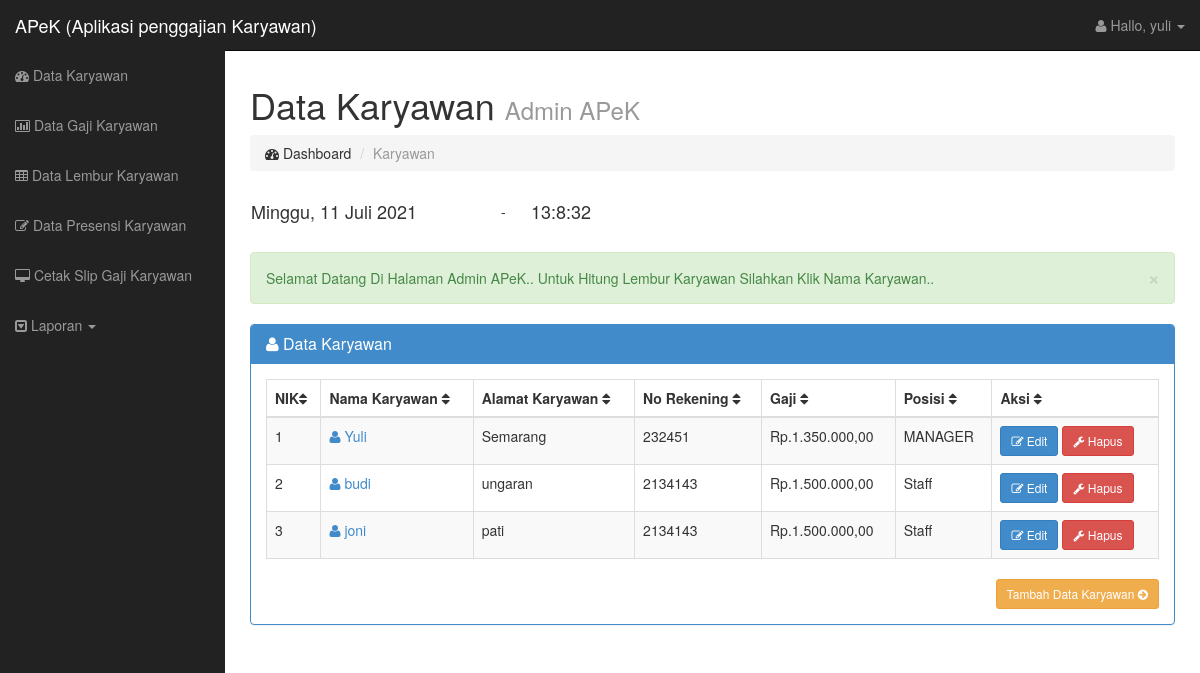
The page /users/layout.php (signed in) on the database its author committed.
### tables this page shows
CREATE TABLE IF NOT EXISTS `tbl_karyawan` (
  `kode_kar` int NOT NULL AUTO_INCREMENT,
  `nama_kar` char(30) DEFAULT NULL,
  `alamat` char(100) DEFAULT NULL,
  `no_rek` char(30) DEFAULT NULL,
  `posisi_kar` char(50) DEFAULT NULL,
  `gajiBersih` double DEFAULT NULL,
  PRIMARY KEY (`kode_kar`)
);

### users/karyawanList.php (the view)
<div class="col-lg-12">
    <h1> Data Karyawan <small>Admin APeK</small></h1>
    <ol class="breadcrumb">
        <li><i class="fa fa-dashboard"></i> Dashboard </li>
        <li class="active">Karyawan </li>
    </ol>
    <table width="900">
        <tr>
            <td width="250"><div class="Tanggal"><h4><script language="JavaScript">document.write(tanggallengkap);</script></div></h4></td>
            <td align="left" width="30"> - </td>
            <td align="left" width="620"> <h4><div id="output" class="jam" ></div></h4></td>
        </tr>
    </table>
    <br />
    <div class="alert alert-success alert-dismissable">
        <button type="button" class="close" data-dismiss="alert" aria-hidden="true">&times;</button>
        Selamat Datang Di Halaman Admin APeK.. Untuk Hitung Lembur Karyawan Silahkan Klik Nama Karyawan..
    </div>
</div>
<div class="col-lg-12">
    <div class="panel panel-primary">
        <div class="panel-heading">
            <h3 class="panel-title"><i class="fa fa-user"></i> Data Karyawan </h3>
        </div>
        <div class="panel-body">
            <div class="table-responsive">
            <?php
                $tampil= mysqli_query($con,'SELECT k.* FROM tbl_karyawan k');
                $i = 1;
            ?>
                <table class="table table-bordered table-hover table-striped tablesorter">
                    <thead>
                    <tr>
                        <th>NIK<i class="fa fa-sort"></i></th>
                        <th>Nama Karyawan <i class="fa fa-sort"></i></th>
                        <th>Alamat Karyawan <i class="fa fa-sort"></i></th>
                        <th>No Rekening <i class="fa fa-sort"></i></th>
                        <th>Gaji <i class="fa fa-sort"></i></th>
                        <th>Posisi <i class="fa fa-sort"></i></th>
                        <th>Aksi <i class="fa fa-sort"></i></th>
                    </tr>
                    </thead>
                    <tbody>
                    <?php while($data=mysqli_fetch_array($tampil)) { ?>
                    <tr>
                        <td><?php echo $i ?></td>
                        <td><a href="gaji.php?hal=edit&kd=<?php echo $data['kode_kar'];?>"><i class="fa fa-user"></i> <?php echo $data['nama_kar']; ?></a></td>
                        <td><?php echo $data['alamat']; ?></td>
                        <td><?php echo $data['no_rek']; ?></td>
                        <td>Rp.<?php echo number_format($data['gajiBersih'],2,",",".");?></td>
                        <td><?php echo $data['posisi_kar'];?></td>
                        <td>
                            <a class="btn btn-sm btn-primary" href="layout.php?page=kEdit&kd=<?php echo $data['kode_kar'];?>"><i class="fa fa-edit"></i> Edit</a>
                            <a class="btn btn-sm btn-danger" href="layout.php?page=kDel&kd=<?php echo $data['kode_kar'];?>"><i class="fa fa-wrench"></i> Hapus</a>
                        </td>
                    </tr>
                    <?php $i++;} ?>
                    </tbody>
                </table>
            </div>
            <div class="text-right">
                <a href="layout.php?page=kCreate" class="btn btn-sm btn-warning">Tambah Data Karyawan <i class="fa fa-arrow-circle-right"></i></a>
            </div>
        </div>
    </div>
</div>

### assets/css/sb-admin.css (style rules this page uses)
body { margin-top: 50px; }
table.tablesorter thead { cursor: pointer; }

### rows shown on the page
tbl_karyawan: nama_kar "Yuli", alamat "Semarang", no_rek "232451", gajiBersih "1.350.000,00", posisi_kar "MANAGER"
tbl_karyawan: nama_kar "budi", alamat "ungaran", no_rek "2134143", gajiBersih "1.500.000,00", posisi_kar "Staff"
tbl_karyawan: nama_kar "joni", alamat "pati", no_rek "2134143", gajiBersih "1.500.000,00", posisi_kar "Staff"

### other values the page prints
$_SESSION['username'] "yuli"
